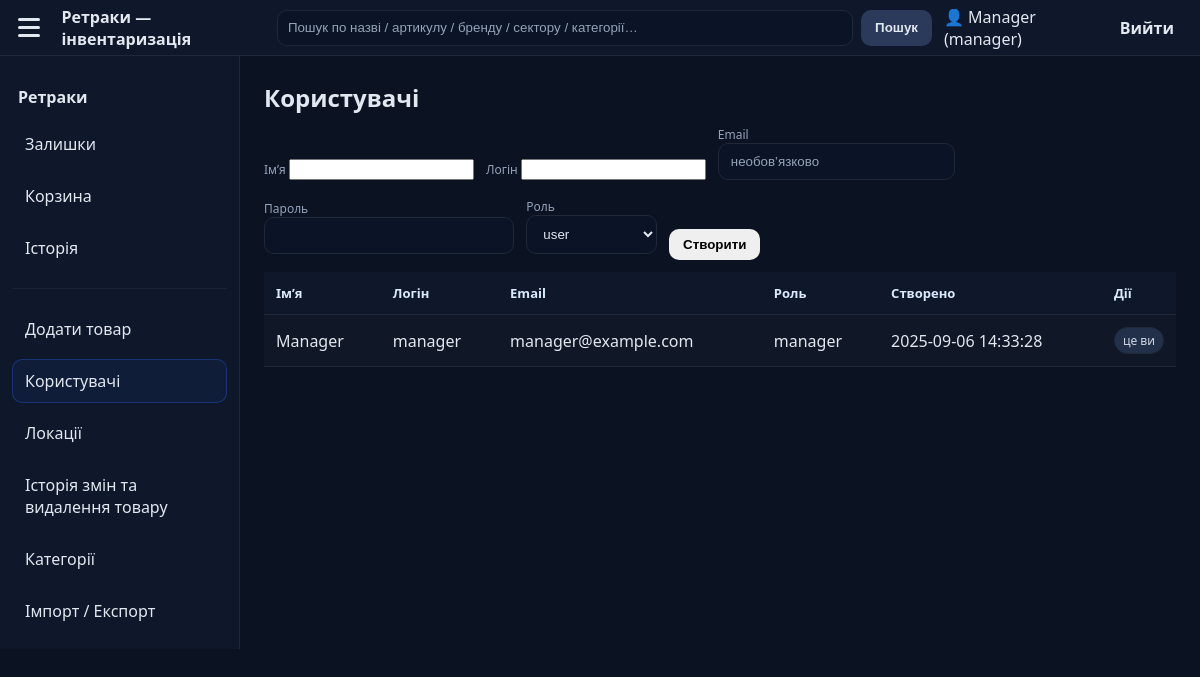
Page /dashboard.php?open=manage_users (signed in) on the committed database.
### tables this page shows
CREATE TABLE users (
        id INTEGER PRIMARY KEY AUTOINCREMENT,
        name TEXT NOT NULL,
        email TEXT UNIQUE,
        login TEXT UNIQUE NOT NULL,
        password TEXT NOT NULL,
        role TEXT NOT NULL CHECK (role IN ("manager","user")),
        created_at TEXT DEFAULT CURRENT_TIMESTAMP
    );

### pages/manage_users.php (the view, shortened to what this page needs)
<?php
$user = $_SESSION['user'] ?? null;
$db = db();
$sql = "SELECT id, name, login, email, role, created_at FROM users";
$sql .= " ORDER BY created_at DESC";
$users = $db->query($sql)->fetchAll();
?>
<h2>Користувачі</h2>
<form method="post" action="/logic/manage_users_logic.php" class="row" style="gap:12px;align-items:flex-end;flex-wrap:wrap">
  <label>Імʼя
    <input name="name" required>
  </label>
  <label>Логін
    <input name="login" required>
  </label>
  <label>Email
    <input type="email" name="email" placeholder="необовʼязково">
  </label>
  <label>Пароль
    <input type="password" name="password" required>
  </label>
  <label>Роль
    <select name="role" required>
      <option value="user">user</option>
    </select>
  </label>
  <button class="btn" type="submit">Створити</button>
</form>
<table class="table" style="margin-top:12px">
  <thead>
    <tr>
      <th>Імʼя</th>
      <th>Логін</th>
      <th>Email</th>
      <th>Роль</th>
      <th>Створено</th>
      <th style="width:1%">Дії</th>
    </tr>
  </thead>
  <tbody>
    <?php foreach ($users as $u): ?>
      <tr>
        <td><?= htmlspecialchars($u['name']) ?></td>
        <td><?= htmlspecialchars($u['login']) ?></td>
        <td><?= htmlspecialchars($u['email'] ?: '—') ?></td>
        <td><?= htmlspecialchars($u['role']) ?></td>
        <td><?= htmlspecialchars($u['created_at']) ?></td>
        <td style="white-space:nowrap">
          <?php if ((int)$u['id'] !== (int)($user['id'] ?? 0)): ?>
            <form method="post" action="/logic/manage_users_logic.php"
                  onsubmit="return confirm('Видалити користувача «<?= htmlspecialchars($u['name']) ?>»?');"
                  style="display:inline">
              <input type="hidden" name="action" value="delete_user">
              <input type="hidden" name="id" value="<?= (int)$u['id'] ?>">
              <button class="btn danger" type="submit">Видалити</button>
            </form>
          <?php else: ?>
            <span class="badge">це ви</span>
          <?php endif; ?>
        </td>
      </tr>
    <?php endforeach; ?>
  </tbody>
</table>

### assets/css/style.css (style rules this page uses)
:root { --bg: #0b1222; --bg-elev: #0f172a; --line: #1f2937; --text: #e2e8f0; --muted: #94a3b8; --brand: #2563eb; --ok-bg: #0b2a17; --ok-fg:#bbf7d0; --ok-line:#0f3a20; --err-bg: #2a0b0b; --err-fg:#fecaca; --err-line:#3b0f0f; }
* { box-sizing: border-box; }
html,body { height:100%; }
body { margin:0; font-family: system-ui, -apple-system, Segoe UI, Roboto, Arial, sans-serif; background: var(--bg); color: var(--text); -webkit-font-smoothing: antialiased; -moz-osx-font-smoothing: grayscale; }
h1,h2,h3,h4,p { margin:0 0 12px; }
input[type="text"], input[type="number"], input[type="email"], input[type="password"], select, textarea { width: 100%; background: #0b1326; color: var(--text); border: 1px solid var(--line); border-radius: 10px; padding: 10px 12px; outline: none; }
input::placeholder, textarea::placeholder { color: var(--muted); }
label { display:block; font-size: 12px; color: var(--muted); margin-bottom:6px; }
.table { width: 100%; border-collapse: separate; border-spacing: 0; }
.table thead th { text-align: left; font-weight: 800; font-size: 13px; color: #dbeafe; background: var(--bg-elev); border-bottom: 1px solid var(--line); padding: 12px; }
.table tbody td { padding: 12px; border-bottom: 1px solid var(--line); }
.table tbody tr:nth-child(odd) { background: rgba(255,255,255,.02); }
.row { display:flex; gap:10px; align-items:center; }

### assets/css/theme.css (style rules this page uses)
.badge { display:inline-flex;align-items:center;gap:6px;padding:4px 8px;border-radius:999px;font-size:12px;background:#23304a;color:#d0d8e5;border:1px solid #1f2937 }
.btn { border:none;cursor:pointer;font-weight:700;padding:8px 14px;border-radius:10px;transition:.15s }

### rows in the picture
users: name "Manager", login "manager", email "manager@example.com", role "manager", created_at "2025-09-06 14:33:28", shows "це ви"

### other values in the picture
$user['name'] "Manager"
$user['role'] "manager"
